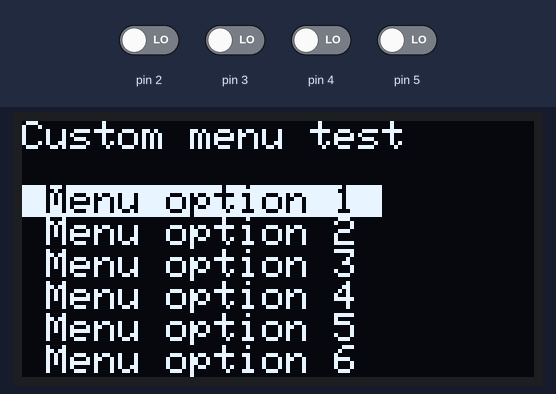
The sketch below on a simulated Arduino Uno, built with avr-gcc and run on an emulated ATmega328P. On the bench: 128×64 one-colour display. The test bench sets the inputs (shaded band); at power-on: pin 2–5 LOW. What the sketch prints to the serial monitor is not drawn.

Above: at 1.2 s.
1.3 s: pin 3 driven HIGH
At 2.1 s:
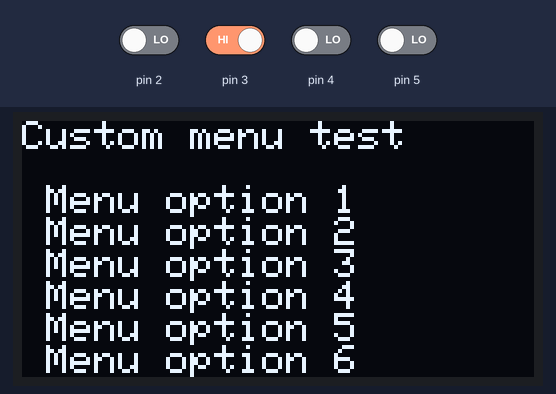
3.2 s: pin 2 driven HIGH
4.9 s: pin 3 driven LOW
At 6.48 s:
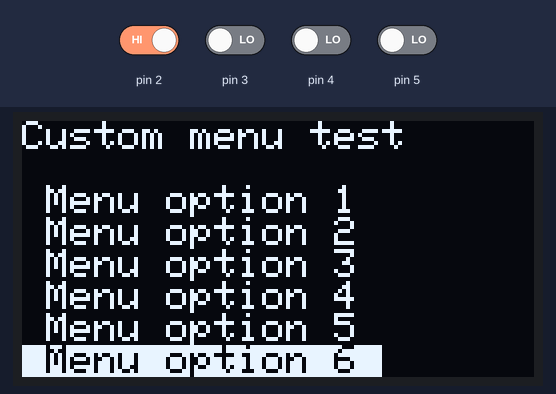
7.9 s: pin 3 driven HIGH and pin 4 driven HIGH
10.9 s: pin 2 driven LOW
At 12.6 s:
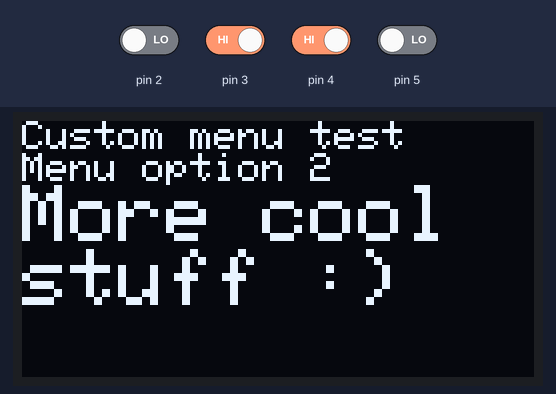
13.4 s: pin 5 driven HIGH
At 13.8 s:
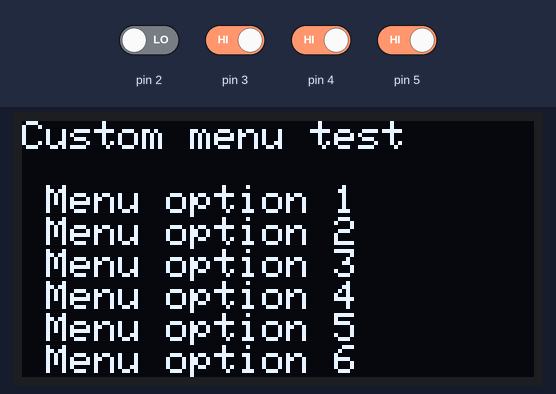
Timing chart, 0 to 16.0 s (numbered marks = the images above; inputs shaded):
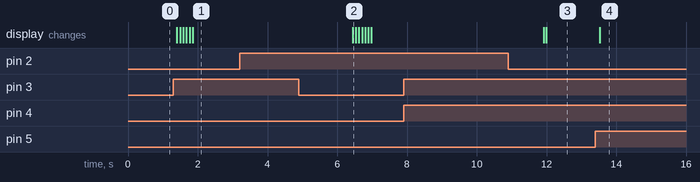

Measured:
- after the input at 1.3 s, the display: first changes after 0.10 s (image 1 shows a later state)
- after the input at 3.2 s, every drawn part: stays the same
- after the input at 4.9 s, the display: changes after 1.5 s (image 2)
- after the input at 7.9 s, every drawn part: stays the same
- after the input at 10.9 s, the display: first changes after 1.0 s (image 3 shows a later state)
- after the input at 13.4 s, the display: changes after 0.13 s (image 4)

The sketch:

Additional.ino
```cpp
//editando
#include <SPI.h>
#include <Wire.h>
#include <Adafruit_GFX.h>
#include <Adafruit_SSD1306.h>

#define SCREEN_WIDTH 128 // OLED display width, in pixels
#define SCREEN_HEIGHT 64 // OLED display height, in pixels

// Declaration for SSD1306 display connected using software SPI (default case):
#define OLED_MOSI   9
#define OLED_CLK   10
#define OLED_DC    11
#define OLED_CS    12
#define OLED_RESET 13
Adafruit_SSD1306 display(SCREEN_WIDTH, SCREEN_HEIGHT,
  OLED_MOSI, OLED_CLK, OLED_DC, OLED_RESET, OLED_CS);

int selected = 0;
int entered = -1;

void displaymenu(void) {

  int down = digitalRead(2);
  int up = digitalRead(3);
  int enter = digitalRead(4);
  int back = digitalRead(5);

  if(up == HIGH && down == HIGH){
    Serial.println("Don't press both buttons at the same time");
  };

  if(up == HIGH) {
    selected = selected + 1;
    delay(50);
  };

  if(down == HIGH) {
    selected = selected - 1;
    delay(50);
  };

  if(enter == HIGH) {
    entered = selected;
  };

  if(back == HIGH) {
    entered = -1;
  };
  Serial.println(entered);
  const char *options[7] = {
    " Menu option 1 ",
    " Menu option 2 ",
    " Menu option 3 ",
    " Menu option 4 ",
    " Menu option 5 ",
    " Menu option 6 ",
    " Menu option 7 "
  };

  if(entered == -1) {
    display.clearDisplay();
    display.setTextSize(1);
    display.setTextColor(SSD1306_WHITE);
    display.setCursor(0,0);
    display.println(F("Custom menu test"));
    display.println("");
    for(int i=0;i < 7; i++) {
      if(i == selected) {
        display.setTextColor(SSD1306_BLACK, SSD1306_WHITE);
        display.println(options[i]);
      } else if(i != selected){
        display.setTextColor(SSD1306_WHITE);
        display.println(options[i]);
      }
    }
  } else if(entered == 0) {
      display.clearDisplay();
      display.setTextSize(1);
      display.setTextColor(SSD1306_WHITE);
      display.setCursor(0,0);
      display.println(F("Custom menu test"));
      display.println("Menu option 1");
      display.setTextColor(SSD1306_WHITE);
      display.setTextSize(2);
      display.println("Some cool stuff");
  } else if(entered == 1) {
      display.clearDisplay();
      display.setTextSize(1);
      display.setTextColor(SSD1306_WHITE);
      display.setCursor(0,0);
      display.println(F("Custom menu test"));
      display.println("Menu option 2");
      display.setTextColor(SSD1306_WHITE);
      display.setTextSize(2);
      display.println("More cool stuff :)");
  }
  display.display();
}

void setup() {
  pinMode(2, INPUT);
  pinMode(3, INPUT);
  pinMode(4, INPUT);
  pinMode(5, INPUT);

  Serial.begin(9600);
  if(!display.begin(SSD1306_SWITCHCAPVCC)) {
    Serial.println(F("SSD1306 allocation failed"));
    for(;;); // Don't proceed, loop forever
  }
}

void loop() {
  // put your main code here, to run repeatedly:
  displaymenu();
}
```
